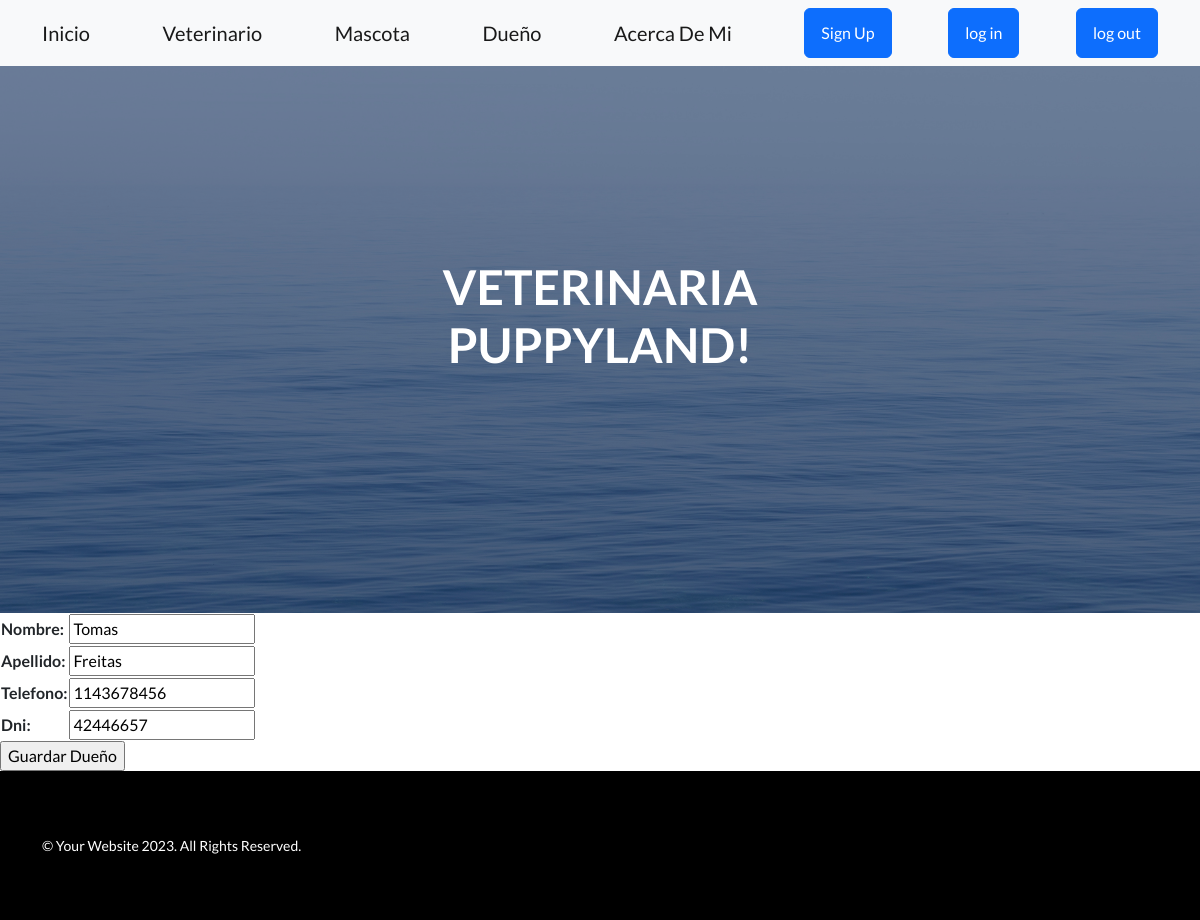
The app's page /app/editar-persona/8/ (signed in) with its own data.
### AppVeterinaria/models.py (models this page shows, shortened)
class Persona(models.Model):
    nombre = models.CharField(max_length=40)
    apellido = models.CharField(max_length=40)
    telefono = models.IntegerField()
    dni = models.IntegerField()

### AppVeterinaria/views.py (the view)
@login_required
def editar_persona(request, persona_id):
    if request.method == "POST":
        miFormulario = PersonaFormulario(request.POST)
        print(miFormulario)
        if miFormulario.is_valid():
            informacion = miFormulario.cleaned_data
            persona = Persona.objects.get(id=persona_id)
            persona.nombre = informacion["nombre"]
            persona.apellido = informacion["apellido"]
            persona.telefono = informacion["telefono"]
            persona.dni = informacion["dni"]
            persona.save()
            return render(request, "AppVeterinaria/index.html")
    else:
        persona = Persona.objects.get(id=persona_id)
        miFormulario = PersonaFormulario(
            initial={
                "nombre": persona.nombre,
                "apellido": persona.apellido,
                "telefono": persona.telefono,
                "dni": persona.dni,
            }
        )
    return render(
        request,
        "AppVeterinaria/apipersonaformulario.html",
        {"miFormulario": miFormulario},
    )

### AppVeterinaria/forms.py
class PersonaFormulario(forms.Form):
    nombre = forms.CharField(max_length=40)
    apellido = forms.CharField(max_length=40)
    telefono = forms.IntegerField()
    dni = forms.IntegerField()

### AppVeterinaria/templates/AppVeterinaria/apipersonaformulario.html (shortened to what this page needs)
{% extends "AppVeterinaria/base NavYFoot.html" %}
{% load static %}
{% block herencia %}
    <form action="" method="POST">
        <table>
            {{ miFormulario.as_table }}
        </table>
        <input type="submit" value="Guardar Dueño">
    </form>
{% endblock %}

### records on screen
Persona: nombre "Tomas", apellido "Freitas", telefono "1143678456", dni "42446657"
